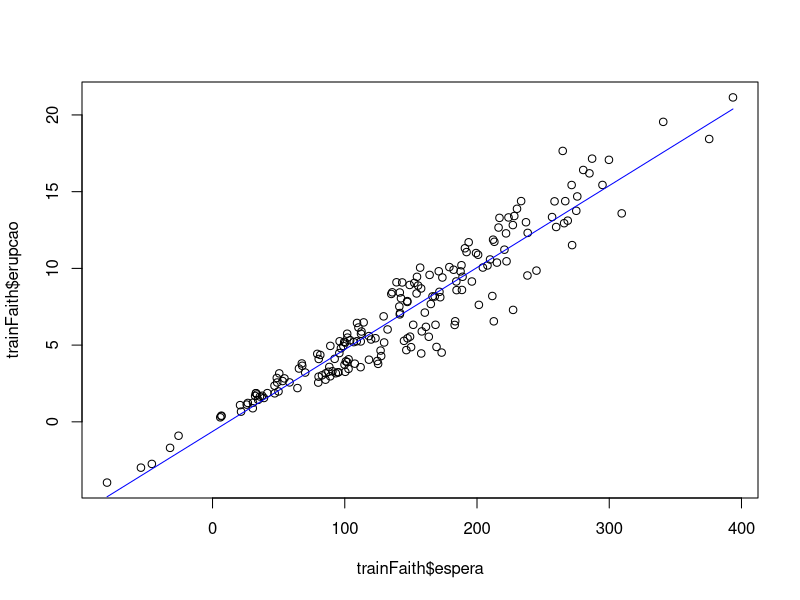
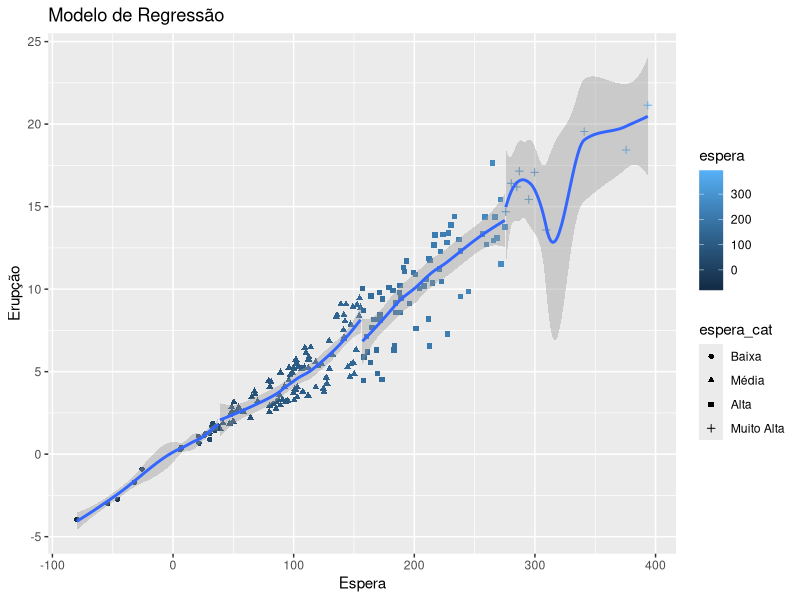

The R source for these figures, in order:
library(ggplot2)

my_file = read.csv("CSVs/GeyserUFSM.csv", header = TRUE)

trainIndices = sample(nrow(my_file), as.integer(nrow(my_file) * 0.7))

trainFaith = my_file[trainIndices,]
testFaith = my_file[-trainIndices,]

head(my_file)

modelLinear = lm(erupcao ~ espera, data = trainFaith)

summary(modelLinear)

predict(modelLinear, data.frame(espera = c(200, 230, 245, 270)))

plot(trainFaith$espera, trainFaith$erupcao)
lines(trainFaith$espera, predict(modelLinear), col = "blue")

trainFaith$espera_cat <- cut(trainFaith$espera, breaks = 4, labels = c("Baixa", "Média", "Alta", "Muito Alta"))

qplot(espera, erupcao,
    data = trainFaith,
    color = espera,
    shape = espera_cat,
    geom = c("point", "smooth"),
    xlab = "Espera",
    ylab = "Erupção",
    main = "Modelo de Regressão")